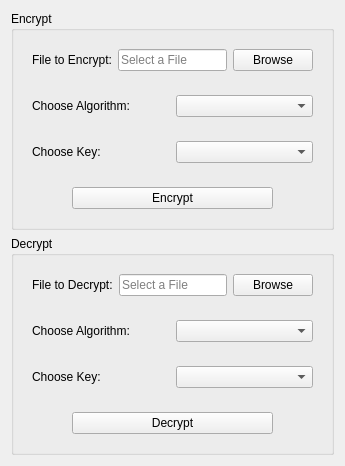
      <widget class="QWidget" name="tabCryptography">
       <attribute name="title">
        <string>Cryptography</string>
       </attribute>
       <layout class="QVBoxLayout" name="verticalLayout_10">
        <item>
         <widget class="QGroupBox" name="gbEncrypt">
          <property name="title">
           <string>Encrypt</string>
          </property>
          <layout class="QVBoxLayout" name="verticalLayout_9">
           <item>
            <widget class="QWidget" name="rowChooseFileToEncrypt" native="true">
             <layout class="QHBoxLayout" name="horizontalLayout_17">
              <item>
               <widget class="QLabel" name="lblChooseFileToEncrypt">
                <property name="text">
                 <string>File to Encrypt:</string>
                </property>
               </widget>
              </item>
              <item>
               <widget class="QLineEdit" name="leChooseFileToEncrypt">
                <property name="readOnly">
                 <bool>true</bool>
                </property>
                <property name="placeholderText">
                 <string>Select a File</string>
                </property>
               </widget>
              </item>
              <item>
               <widget class="QPushButton" name="btnChooseFileToEncrypt">
                <property name="text">
                 <string>Browse</string>
                </property>
               </widget>
              </item>
             </layout>
            </widget>
           </item>
           <item>
            <widget class="QWidget" name="rowChooseEncAlgorithm" native="true">
             <layout class="QHBoxLayout" name="horizontalLayout_18">
              <item>
               <widget class="QLabel" name="lblChooseAlgorithm">
                <property name="text">
                 <string>Choose Algorithm:</string>
                </property>
               </widget>
              </item>
              <item>
               <widget class="QComboBox" name="cbChooseEncAlgorithm"/>
              </item>
             </layout>
            </widget>
           </item>
           <item>
            <widget class="QWidget" name="rowChooseEncKey" native="true">
             <layout class="QHBoxLayout" name="horizontalLayout_16">
              <item>
               <widget class="QLabel" name="lblChooseEncKey">
                <property name="text">
                 <string>Choose Key:</string>
                </property>
               </widget>
              </item>
              <item>
               <widget class="QComboBox" name="cbChooseEncKey"/>
              </item>
             </layout>
            </widget>
           </item>
           <item>
            <widget class="QWidget" name="rowEncryptAction" native="true">
             <layout class="QHBoxLayout" name="horizontalLayout_19">
              <item>
               <spacer name="spcEncryptLeft">
                <property name="orientation">
                 <enum>Qt::Orientation::Vertical</enum>
                </property>
                <property name="sizeHint" stdset="0">
                 <size>
                  <width>40</width>
                  <height>20</height>
                 </size>
                </property>
               </spacer>
              </item>
              <item>
               <widget class="QPushButton" name="btnEncrypt">
                <property name="text">
                 <string>Encrypt</string>
                </property>
               </widget>
              </item>
              <item>
               <spacer name="spcEncryptRight">
                <property name="orientation">
                 <enum>Qt::Orientation::Vertical</enum>
                </property>
                <property name="sizeHint" stdset="0">
                 <size>
                  <width>40</width>
                  <height>20</height>
                 </size>
                </property>
               </spacer>
              </item>
             </layout>
            </widget>
           </item>
          </layout>
         </widget>
        </item>
        <item>
         <widget class="QGroupBox" name="gbDecrypt">
          <property name="title">
           <string>Decrypt</string>
          </property>
          <layout class="QVBoxLayout" name="verticalLayout_8">
           <item>
            <widget class="QWidget" name="rowChooseFileToDecrypt" native="true">
             <layout class="QHBoxLayout" name="horizontalLayout_14">
              <item>
               <widget class="QLabel" name="lblChooseFileToDecrypt">
                <property name="text">
                 <string>File to Decrypt:</string>
                </property>
               </widget>
              </item>
              <item>
               <widget class="QLineEdit" name="leChooseFileToDecrypt">
                <property name="readOnly">
                 <bool>true</bool>
                </property>
                <property name="placeholderText">
                 <string>Select a File</string>
                </property>
               </widget>
              </item>
              <item>
               <widget class="QPushButton" name="btnChooseFileToDecrypt">
                <property name="text">
                 <string>Browse</string>
                </property>
               </widget>
              </item>
             </layout>
            </widget>
           </item>
           <item>
            <widget class="QWidget" name="rowChooseDecAlgorithm" native="true">
             <layout class="QHBoxLayout" name="horizontalLayout_20">
              <item>
               <widget class="QLabel" name="lblChooseDecAlgorithm">
                <property name="text">
                 <string>Choose Algorithm:</string>
                </property>
               </widget>
              </item>
              <item>
               <widget class="QComboBox" name="cbChooseDecAlgorithm"/>
              </item>
             </layout>
            </widget>
           </item>
           <item>
            <widget class="QWidget" name="rowChooseDecKey" native="true">
             <layout class="QHBoxLayout" name="horizontalLayout_21">
              <item>
               <widget class="QLabel" name="lblChooseDecKey">
                <property name="text">
                 <string>Choose Key:</string>
                </property>
               </widget>
              </item>
              <item>
               <widget class="QComboBox" name="cbChooseDecKey"/>
              </item>
             </layout>
            </widget>
           </item>
           <item>
            <widget class="QWidget" name="rowDecryptAction" native="true">
             <layout class="QHBoxLayout" name="horizontalLayout_15">
              <item>
               <spacer name="spcDecryptLeft">
                <property name="orientation">
                 <enum>Qt::Orientation::Vertical</enum>
                </property>
                <property name="sizeHint" stdset="0">
                 <size>
                  <width>40</width>
                  <height>20</height>
                 </size>
                </property>
               </spacer>
              </item>
              <item>
               <widget class="QPushButton" name="btnDecrypt">
                <property name="text">
                 <string>Decrypt</string>
                </property>
               </widget>
              </item>
              <item>
               <spacer name="spcDecryptRight">
                <property name="orientation">
                 <enum>Qt::Orientation::Vertical</enum>
                </property>
                <property name="sizeHint" stdset="0">
                 <size>
                  <width>40</width>
                  <height>20</height>
                 </size>
                </property>
               </spacer>
              </item>
             </layout>
            </widget>
           </item>
          </layout>
         </widget>
        </item>
       </layout>
      </widget>
